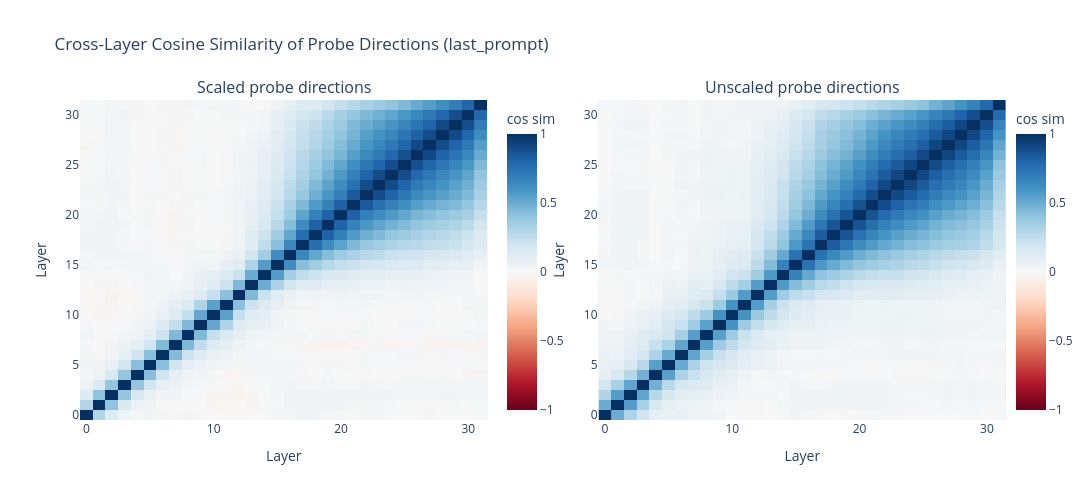
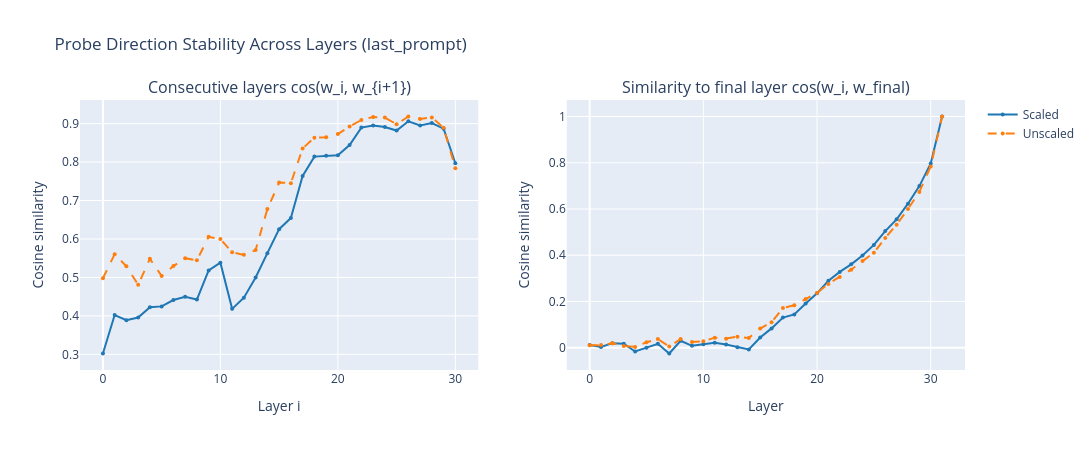
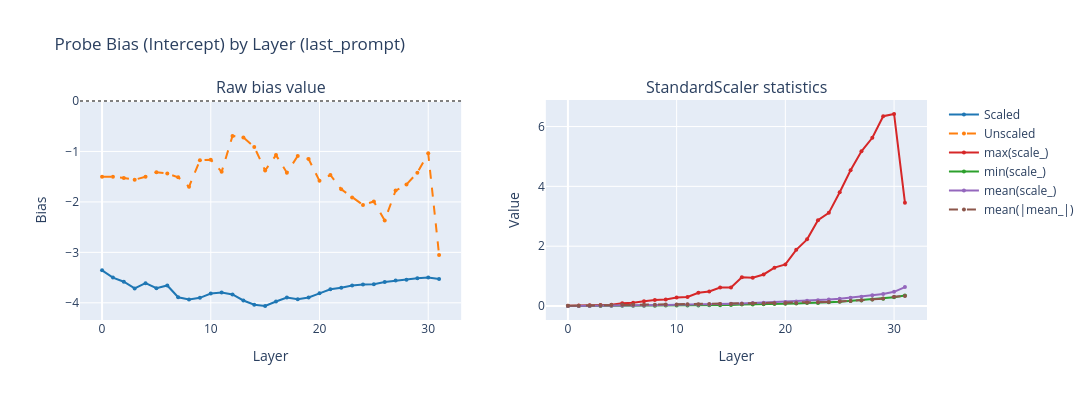
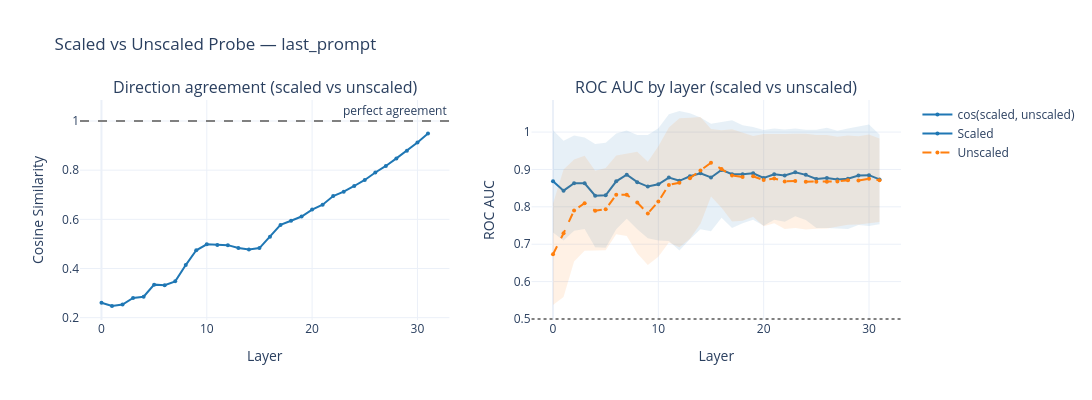

Notebook code for these charts, in order:
### Markdown cell above
## Probe Direction Analysis

Analyze the linear probe's learned directions across layers: cross-layer cosine similarity, bias values, and the effect of feature scaling.

Compares scaled vs unscaled fits (both using the current `cfg.cv_mode`).

### Code cell
pos = cfg.token_positions[0]

# We need both scaled and unscaled directions — cache the other variant too
other_scaler = not cfg.use_scaler
rpath_other = results_path(cfg.run_dir, cfg.cv_mode, other_scaler)
if rpath_other.exists():
    results_other_scaler = load_probe_results(rpath_other)
else:
    results_other_scaler = probe_and_fit(
        activations, y, cfg.token_positions,
        cv_mode=cfg.cv_mode, n_folds=n_folds, use_scaler=other_scaler, **cv_kwargs,
    )
    save_results(results_other_scaler, rpath_other, model_name=cfg.model_name)

if cfg.use_scaler:
    pr_scaled, pr_unscaled = results[pos], results_other_scaler[pos]
else:
    pr_scaled, pr_unscaled = results_other_scaler[pos], results[pos]

plot_cosine_heatmaps(pr_scaled.weights, pr_unscaled.weights, pos,
    save_path=cfg.reports_dir / "cosine_similarity_heatmap.html").show()

plot_cosine_curves(pr_scaled.weights, pr_unscaled.weights, pos,
    save_path=cfg.reports_dir / "cosine_similarity_curves.html").show()

plot_bias_analysis(pr_scaled.biases, pr_unscaled.biases, pos,
    scalers=pr_scaled.scalers,
    save_path=cfg.reports_dir / "bias_analysis.html").show()

plot_direction_agreement(pr_scaled.weights, pr_unscaled.weights, pos,
    cv_scores_scaled=pr_scaled.cv_scores,
    cv_scores_unscaled=pr_unscaled.cv_scores,
    save_path=cfg.reports_dir / "direction_agreement_scaled_vs_unscaled.html").show()

### Figure 1 — Plotly figure (JSON) as saved in the notebook; plotly's stock layout.template omitted (floating-point values rounded to 4 significant figures; data arrays with more than 128 entries replaced by an {"elided": "..."} marker saying what was removed)
{"data": [{"colorbar": {"title": {"text": "cos sim"}, "x": 0.45}, "colorscale": [[0, "rgb(103,0,31)"], [0.1, "rgb(178,24,43)"], [0.2, "rgb(214,96,77)"], [0.3, "rgb(244,165,130)"], [0.4, "rgb(253,219,199)"], [0.5, "rgb(247,247,247)"], [0.6, "rgb(209,229,240)"], [0.7, "rgb(146,197,222)"], [0.8, "rgb(67,147,195)"], [0.9, "rgb(33,102,172)"], [1, "rgb(5,48,97)"]], "hovertemplate": "Layer %{x} vs %{y}<br>cos=%{z:.3f}<extra></extra>", "type": "heatmap", "x": [0, 1, 2, 3, 4, 5, 6, 7, 8, 9, 10, 11, 12, 13, 14, 15, 16, 17, 18, 19, 20, 21, 22, 23, 24, 25, 26, 27, 28, 29, 30, 31], "xaxis": "x", "y": [0, 1, 2, 3, 4, 5, 6, 7, 8, 9, 10, 11, 12, 13, 14, 15, 16, 17, 18, 19, 20, 21, 22, 23, 24, 25, 26, 27, 28, 29, 30, 31], "yaxis": "y", "z": {"elided": "32x32 float values"}, "zmax": 1, "zmid": 0, "zmin": -1}, {"colorbar": {"title": {"text": "cos sim"}, "x": 1}, "colorscale": [[0, "rgb(103,0,31)"], [0.1, "rgb(178,24,43)"], [0.2, "rgb(214,96,77)"], [0.3, "rgb(244,165,130)"], [0.4, "rgb(253,219,199)"], [0.5, "rgb(247,247,247)"], [0.6, "rgb(209,229,240)"], [0.7, "rgb(146,197,222)"], [0.8, "rgb(67,147,195)"], [0.9, "rgb(33,102,172)"], [1, "rgb(5,48,97)"]], "hovertemplate": "Layer %{x} vs %{y}<br>cos=%{z:.3f}<extra></extra>", "type": "heatmap", "x": [0, 1, 2, 3, 4, 5, 6, 7, 8, 9, 10, 11, 12, 13, 14, 15, 16, 17, 18, 19, 20, 21, 22, 23, 24, 25, 26, 27, 28, 29, 30, 31], "xaxis": "x2", "y": [0, 1, 2, 3, 4, 5, 6, 7, 8, 9, 10, 11, 12, 13, 14, 15, 16, 17, 18, 19, 20, 21, 22, 23, 24, 25, 26, 27, 28, 29, 30, 31], "yaxis": "y2", "z": {"elided": "32x32 float values"}, "zmax": 1, "zmid": 0, "zmin": -1}], "layout": {"annotations": [{"font": {"size": 16}, "showarrow": false, "text": "Scaled probe directions", "x": 0.22, "xanchor": "center", "xref": "paper", "y": 1, "yanchor": "bottom", "yref": "paper"}, {"font": {"size": 16}, "showarrow": false, "text": "Unscaled probe directions", "x": 0.78, "xanchor": "center", "xref": "paper", "y": 1, "yanchor": "bottom", "yref": "paper"}], "height": 500, "title": {"text": "Cross-Layer Cosine Similarity of Probe Directions (last_prompt)"}, "width": 1100, "xaxis": {"anchor": "y", "domain": [0, 0.44], "title": {"text": "Layer"}}, "xaxis2": {"anchor": "y2", "domain": [0.56, 1], "title": {"text": "Layer"}}, "yaxis": {"anchor": "x", "domain": [0, 1], "title": {"text": "Layer"}}, "yaxis2": {"anchor": "x2", "domain": [0, 1], "title": {"text": "Layer"}}}}

### Figure 2 — Plotly figure (JSON) as saved in the notebook; plotly's stock layout.template omitted (floating-point values rounded to 4 significant figures)
{"data": [{"line": {"color": "#1f77b4", "width": 2}, "marker": {"size": 4}, "mode": "lines+markers", "name": "Scaled", "type": "scatter", "x": [0, 1, 2, 3, 4, 5, 6, 7, 8, 9, 10, 11, 12, 13, 14, 15, 16, 17, 18, 19, 20, 21, 22, 23, 24, 25, 26, 27, 28, 29, 30], "xaxis": "x", "y": [0.3022, 0.4022, 0.3889, 0.3959, 0.4228, 0.4247, 0.4412, 0.4498, 0.4425, 0.5183, 0.5385, 0.4183, 0.4474, 0.4999, 0.5632, 0.6255, 0.6548, 0.7638, 0.8142, 0.8162, 0.8179, 0.8443, 0.8896, 0.8948, 0.891, 0.882, 0.906, 0.8952, 0.9015, 0.8868, 0.7969], "yaxis": "y"}, {"line": {"color": "#ff7f0e", "dash": "dash", "width": 2}, "marker": {"size": 4}, "mode": "lines+markers", "name": "Unscaled", "type": "scatter", "x": [0, 1, 2, 3, 4, 5, 6, 7, 8, 9, 10, 11, 12, 13, 14, 15, 16, 17, 18, 19, 20, 21, 22, 23, 24, 25, 26, 27, 28, 29, 30], "xaxis": "x", "y": [0.4977, 0.5605, 0.5291, 0.4808, 0.5485, 0.5037, 0.5296, 0.5501, 0.5444, 0.6057, 0.5997, 0.5653, 0.5587, 0.5712, 0.6778, 0.7467, 0.7452, 0.8353, 0.8635, 0.8645, 0.8728, 0.8925, 0.9095, 0.9173, 0.9158, 0.8983, 0.9185, 0.9122, 0.9162, 0.8891, 0.784], "yaxis": "y"}, {"line": {"color": "#1f77b4", "width": 2}, "marker": {"size": 4}, "mode": "lines+markers", "name": "Scaled", "showlegend": false, "type": "scatter", "x": [0, 1, 2, 3, 4, 5, 6, 7, 8, 9, 10, 11, 12, 13, 14, 15, 16, 17, 18, 19, 20, 21, 22, 23, 24, 25, 26, 27, 28, 29, 30, 31], "xaxis": "x2", "y": [0.01165, 0.002949, 0.01965, 0.01699, -0.01654, -0.0003105, 0.01657, -0.02518, 0.0297, 0.007955, 0.01524, 0.02107, 0.01367, 0.001999, -0.007957, 0.04374, 0.08347, 0.1303, 0.144, 0.191, 0.2352, 0.2892, 0.3279, 0.3606, 0.3991, 0.4447, 0.5042, 0.555, 0.6228, 0.6989, 0.7969, 1.0], "yaxis": "y2"}, {"line": {"color": "#ff7f0e", "dash": "dash", "width": 2}, "marker": {"size": 4}, "mode": "lines+markers", "name": "Unscaled", "showlegend": false, "type": "scatter", "x": [0, 1, 2, 3, 4, 5, 6, 7, 8, 9, 10, 11, 12, 13, 14, 15, 16, 17, 18, 19, 20, 21, 22, 23, 24, 25, 26, 27, 28, 29, 30, 31], "xaxis": "x2", "y": [0.01031, 0.01113, 0.01899, 0.00722, 0.003207, 0.02356, 0.03754, 0.005115, 0.03751, 0.02408, 0.02748, 0.04329, 0.03915, 0.04781, 0.04193, 0.08289, 0.1104, 0.1717, 0.1832, 0.2106, 0.2369, 0.276, 0.3061, 0.3374, 0.3746, 0.4105, 0.4748, 0.5322, 0.5994, 0.6739, 0.784, 1.0], "yaxis": "y2"}], "layout": {"annotations": [{"font": {"size": 16}, "showarrow": false, "text": "Consecutive layers cos(w_i, w_{i+1})", "x": 0.225, "xanchor": "center", "xref": "paper", "y": 1, "yanchor": "bottom", "yref": "paper"}, {"font": {"size": 16}, "showarrow": false, "text": "Similarity to final layer cos(w_i, w_final)", "x": 0.775, "xanchor": "center", "xref": "paper", "y": 1, "yanchor": "bottom", "yref": "paper"}], "height": 450, "title": {"text": "Probe Direction Stability Across Layers (last_prompt)"}, "width": 1100, "xaxis": {"anchor": "y", "domain": [0, 0.45], "title": {"text": "Layer i"}}, "xaxis2": {"anchor": "y2", "domain": [0.55, 1], "title": {"text": "Layer"}}, "yaxis": {"anchor": "x", "domain": [0, 1], "title": {"text": "Cosine similarity"}}, "yaxis2": {"anchor": "x2", "domain": [0, 1], "title": {"text": "Cosine similarity"}}}}

### Figure 3 — Plotly figure (JSON) as saved in the notebook; plotly's stock layout.template omitted (floating-point values rounded to 4 significant figures)
{"data": [{"line": {"color": "#1f77b4", "width": 2}, "marker": {"size": 4}, "mode": "lines+markers", "name": "Scaled", "type": "scatter", "x": [0, 1, 2, 3, 4, 5, 6, 7, 8, 9, 10, 11, 12, 13, 14, 15, 16, 17, 18, 19, 20, 21, 22, 23, 24, 25, 26, 27, 28, 29, 30, 31], "xaxis": "x", "y": [-3.357, -3.5, -3.583, -3.714, -3.61, -3.71, -3.656, -3.89, -3.932, -3.901, -3.817, -3.798, -3.834, -3.954, -4.038, -4.063, -3.975, -3.894, -3.93, -3.894, -3.813, -3.731, -3.701, -3.657, -3.637, -3.632, -3.587, -3.558, -3.541, -3.512, -3.497, -3.527], "yaxis": "y"}, {"line": {"color": "#ff7f0e", "dash": "dash", "width": 2}, "marker": {"size": 4}, "mode": "lines+markers", "name": "Unscaled", "type": "scatter", "x": [0, 1, 2, 3, 4, 5, 6, 7, 8, 9, 10, 11, 12, 13, 14, 15, 16, 17, 18, 19, 20, 21, 22, 23, 24, 25, 26, 27, 28, 29, 30, 31], "xaxis": "x", "y": [-1.503, -1.501, -1.524, -1.56, -1.5, -1.411, -1.437, -1.512, -1.7, -1.175, -1.163, -1.404, -0.6915, -0.7233, -0.9099, -1.377, -1.072, -1.42, -1.09, -1.151, -1.583, -1.466, -1.751, -1.913, -2.061, -1.992, -2.368, -1.776, -1.655, -1.421, -1.037, -3.05], "yaxis": "y"}, {"line": {"color": "#d62728", "width": 2}, "marker": {"size": 4}, "mode": "lines+markers", "name": "max(scale_)", "type": "scatter", "x": [0, 1, 2, 3, 4, 5, 6, 7, 8, 9, 10, 11, 12, 13, 14, 15, 16, 17, 18, 19, 20, 21, 22, 23, 24, 25, 26, 27, 28, 29, 30, 31], "xaxis": "x2", "y": [0.008388, 0.01793, 0.02157, 0.03, 0.04301, 0.09094, 0.1102, 0.1568, 0.2022, 0.2145, 0.2866, 0.3043, 0.4434, 0.4872, 0.6158, 0.6182, 0.9584, 0.944, 1.055, 1.283, 1.391, 1.879, 2.229, 2.868, 3.114, 3.806, 4.537, 5.172, 5.623, 6.345, 6.419, 3.453], "yaxis": "y2"}, {"line": {"color": "#2ca02c", "width": 2}, "marker": {"size": 4}, "mode": "lines+markers", "name": "min(scale_)", "type": "scatter", "x": [0, 1, 2, 3, 4, 5, 6, 7, 8, 9, 10, 11, 12, 13, 14, 15, 16, 17, 18, 19, 20, 21, 22, 23, 24, 25, 26, 27, 28, 29, 30, 31], "xaxis": "x2", "y": [0.0006395, 0.001199, 0.002306, 0.003657, 0.005641, 0.008096, 0.009548, 0.009398, 0.009623, 0.01398, 0.01603, 0.01864, 0.02087, 0.02634, 0.02965, 0.03581, 0.04763, 0.05078, 0.06185, 0.06952, 0.07917, 0.08533, 0.09982, 0.1041, 0.1275, 0.1407, 0.169, 0.1838, 0.221, 0.241, 0.2897, 0.354], "yaxis": "y2"}, {"line": {"color": "#9467bd", "width": 2}, "marker": {"size": 4}, "mode": "lines+markers", "name": "mean(scale_)", "type": "scatter", "x": [0, 1, 2, 3, 4, 5, 6, 7, 8, 9, 10, 11, 12, 13, 14, 15, 16, 17, 18, 19, 20, 21, 22, 23, 24, 25, 26, 27, 28, 29, 30, 31], "xaxis": "x2", "y": [0.001593, 0.00307, 0.004488, 0.007575, 0.0113, 0.01534, 0.01747, 0.01961, 0.0278, 0.03628, 0.04095, 0.04391, 0.04487, 0.05355, 0.06531, 0.07348, 0.08678, 0.1009, 0.1114, 0.1197, 0.1336, 0.1511, 0.1745, 0.1938, 0.2147, 0.24, 0.278, 0.3136, 0.3562, 0.4032, 0.4752, 0.6321], "yaxis": "y2"}, {"line": {"color": "#8c564b", "dash": "dash", "width": 2}, "marker": {"size": 4}, "mode": "lines+markers", "name": "mean(|mean_|)", "type": "scatter", "x": [0, 1, 2, 3, 4, 5, 6, 7, 8, 9, 10, 11, 12, 13, 14, 15, 16, 17, 18, 19, 20, 21, 22, 23, 24, 25, 26, 27, 28, 29, 30, 31], "xaxis": "x2", "y": [0.006456, 0.01096, 0.01562, 0.02218, 0.03332, 0.03849, 0.03864, 0.04118, 0.04526, 0.04936, 0.05372, 0.05565, 0.05825, 0.06442, 0.07082, 0.07143, 0.0774, 0.08295, 0.08739, 0.0897, 0.09644, 0.1032, 0.1159, 0.1253, 0.1364, 0.1476, 0.1688, 0.1923, 0.2202, 0.2477, 0.3093, 0.337], "yaxis": "y2"}], "layout": {"annotations": [{"font": {"size": 16}, "showarrow": false, "text": "Raw bias value", "x": 0.225, "xanchor": "center", "xref": "paper", "y": 1, "yanchor": "bottom", "yref": "paper"}, {"font": {"size": 16}, "showarrow": false, "text": "StandardScaler statistics", "x": 0.775, "xanchor": "center", "xref": "paper", "y": 1, "yanchor": "bottom", "yref": "paper"}], "height": 400, "shapes": [{"line": {"color": "gray", "dash": "dot"}, "type": "line", "x0": 0, "x1": 1, "xref": "x domain", "y0": 0, "y1": 0, "yref": "y"}], "title": {"text": "Probe Bias (Intercept) by Layer (last_prompt)"}, "width": 1100, "xaxis": {"anchor": "y", "domain": [0, 0.45], "title": {"text": "Layer"}}, "xaxis2": {"anchor": "y2", "domain": [0.55, 1], "title": {"text": "Layer"}}, "yaxis": {"anchor": "x", "domain": [0, 1], "title": {"text": "Bias"}}, "yaxis2": {"anchor": "x2", "domain": [0, 1], "title": {"text": "Value"}}}}

### Figure 4 — Plotly figure (JSON) as saved in the notebook; plotly's stock layout.template omitted (floating-point values rounded to 4 significant figures)
{"data": [{"line": {"color": "#1f77b4", "width": 2}, "marker": {"size": 4}, "mode": "lines+markers", "name": "cos(scaled, unscaled)", "type": "scatter", "x": [0, 1, 2, 3, 4, 5, 6, 7, 8, 9, 10, 11, 12, 13, 14, 15, 16, 17, 18, 19, 20, 21, 22, 23, 24, 25, 26, 27, 28, 29, 30, 31], "xaxis": "x", "y": [0.261, 0.2475, 0.2532, 0.2801, 0.2853, 0.3344, 0.3323, 0.3477, 0.4141, 0.4742, 0.4982, 0.4959, 0.4951, 0.4833, 0.477, 0.4832, 0.5292, 0.5775, 0.5942, 0.6116, 0.6397, 0.6596, 0.6947, 0.7124, 0.7356, 0.7601, 0.7907, 0.8172, 0.8478, 0.8785, 0.9128, 0.9488], "yaxis": "y"}, {"line": {"color": "#1f77b4", "dash": "solid", "width": 2}, "marker": {"size": 4}, "mode": "lines+markers", "name": "Scaled", "type": "scatter", "x": [0, 1, 2, 3, 4, 5, 6, 7, 8, 9, 10, 11, 12, 13, 14, 15, 16, 17, 18, 19, 20, 21, 22, 23, 24, 25, 26, 27, 28, 29, 30, 31], "xaxis": "x2", "y": [0.8682, 0.8433, 0.8632, 0.8629, 0.8298, 0.8309, 0.8682, 0.886, 0.8661, 0.8542, 0.8604, 0.8782, 0.8697, 0.8818, 0.8898, 0.8785, 0.8987, 0.8874, 0.8874, 0.8895, 0.8773, 0.8873, 0.8838, 0.8924, 0.8856, 0.8747, 0.8773, 0.8731, 0.8753, 0.8836, 0.8847, 0.8734], "yaxis": "y2"}, {"fill": "toself", "fillcolor": "#1f77b4", "hoverinfo": "skip", "line": {"color": "rgba(0,0,0,0)"}, "opacity": 0.1, "showlegend": false, "type": "scatter", "x": [0, 1, 2, 3, 4, 5, 6, 7, 8, 9, 10, 11, 12, 13, 14, 15, 16, 17, 18, 19, 20, 21, 22, 23, 24, 25, 26, 27, 28, 29, 30, 31, 31, 30, 29, 28, 27, 26, 25, 24, 23, 22, 21, 20, 19, 18, 17, 16, 15, 14, 13, 12, 11, 10, 9, 8, 7, 6, 5, 4, 3, 2, 1, 0], "xaxis": "x2", "y": [1.005, 0.9766, 0.9905, 0.9852, 0.9678, 0.9712, 0.9961, 1.004, 0.9922, 0.9921, 1.011, 1.048, 1.056, 1.05, 1.039, 1.023, 1.027, 1.031, 1.018, 1.014, 1.005, 1.009, 1.007, 1.01, 1.007, 1.006, 1.011, 1.003, 1.01, 1.016, 1.02, 0.9935, 0.7532, 0.7489, 0.7511, 0.7408, 0.7428, 0.7433, 0.7433, 0.7646, 0.775, 0.7604, 0.7652, 0.7493, 0.7653, 0.7564, 0.7436, 0.7707, 0.7346, 0.7404, 0.7132, 0.683, 0.7087, 0.7103, 0.7163, 0.7399, 0.7679, 0.7402, 0.6905, 0.6919, 0.7406, 0.7358, 0.71, 0.7315], "yaxis": "y2"}, {"line": {"color": "#ff7f0e", "dash": "dash", "width": 2}, "marker": {"size": 4}, "mode": "lines+markers", "name": "Unscaled", "type": "scatter", "x": [0, 1, 2, 3, 4, 5, 6, 7, 8, 9, 10, 11, 12, 13, 14, 15, 16, 17, 18, 19, 20, 21, 22, 23, 24, 25, 26, 27, 28, 29, 30, 31], "xaxis": "x2", "y": [0.6731, 0.7294, 0.7903, 0.8096, 0.7897, 0.7937, 0.8322, 0.8324, 0.8113, 0.7824, 0.8143, 0.8586, 0.8645, 0.8767, 0.8973, 0.9179, 0.9012, 0.8841, 0.8801, 0.8815, 0.8715, 0.876, 0.8679, 0.8694, 0.8674, 0.8669, 0.8673, 0.8678, 0.8714, 0.8705, 0.8748, 0.8711], "yaxis": "y2"}, {"fill": "toself", "fillcolor": "#ff7f0e", "hoverinfo": "skip", "line": {"color": "rgba(0,0,0,0)"}, "opacity": 0.1, "showlegend": false, "type": "scatter", "x": [0, 1, 2, 3, 4, 5, 6, 7, 8, 9, 10, 11, 12, 13, 14, 15, 16, 17, 18, 19, 20, 21, 22, 23, 24, 25, 26, 27, 28, 29, 30, 31, 31, 30, 29, 28, 27, 26, 25, 24, 23, 22, 21, 20, 19, 18, 17, 16, 15, 14, 13, 12, 11, 10, 9, 8, 7, 6, 5, 4, 3, 2, 1, 0], "xaxis": "x2", "y": [0.8088, 0.9001, 0.9265, 0.9364, 0.8966, 0.9037, 0.9374, 0.9425, 0.9472, 0.9203, 0.9624, 1.012, 1.037, 1.038, 1.04, 1.008, 1.005, 1.008, 0.9975, 0.9893, 0.9946, 0.9957, 0.9951, 0.9952, 0.9957, 0.9921, 0.9923, 0.9878, 0.9909, 0.9886, 0.9935, 0.983, 0.7592, 0.7561, 0.7525, 0.752, 0.7477, 0.7423, 0.7416, 0.7391, 0.7436, 0.7408, 0.7563, 0.7483, 0.7737, 0.7627, 0.7605, 0.7974, 0.8277, 0.7545, 0.7149, 0.6918, 0.7049, 0.6662, 0.6445, 0.6755, 0.7223, 0.7269, 0.6838, 0.6827, 0.6829, 0.6541, 0.5586, 0.5373], "yaxis": "y2"}], "layout": {"annotations": [{"font": {"size": 16}, "showarrow": false, "text": "Direction agreement (scaled vs unscaled)", "x": 0.225, "xanchor": "center", "xref": "paper", "y": 1, "yanchor": "bottom", "yref": "paper"}, {"font": {"size": 16}, "showarrow": false, "text": "ROC AUC by layer (scaled vs unscaled)", "x": 0.775, "xanchor": "center", "xref": "paper", "y": 1, "yanchor": "bottom", "yref": "paper"}, {"showarrow": false, "text": "perfect agreement", "x": 1, "xanchor": "right", "xref": "x domain", "y": 1, "yanchor": "bottom", "yref": "y"}], "height": 400, "shapes": [{"line": {"color": "gray", "dash": "dash"}, "type": "line", "x0": 0, "x1": 1, "xref": "x domain", "y0": 1, "y1": 1, "yref": "y"}, {"line": {"color": "gray", "dash": "dot"}, "type": "line", "x0": 0, "x1": 1, "xref": "x2 domain", "y0": 0.5, "y1": 0.5, "yref": "y2"}], "title": {"text": "Scaled vs Unscaled Probe — last_prompt"}, "width": 1100, "xaxis": {"anchor": "y", "domain": [0, 0.45], "title": {"text": "Layer"}}, "xaxis2": {"anchor": "y2", "domain": [0.55, 1], "title": {"text": "Layer"}}, "yaxis": {"anchor": "x", "domain": [0, 1], "title": {"text": "Cosine Similarity"}}, "yaxis2": {"anchor": "x2", "domain": [0, 1], "title": {"text": "ROC AUC"}}}}
